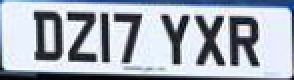
#> input picture 1.png, 147 x 40 px, given in place of car2.jpg, which was not available (shown 2 times larger)
$ python lisencePlate.py
#> lines starting #> are read from the running program, lines starting #| are printed output that depends on the picture; after the words box and inside, x2 and y2 are one past the last pixel; in counts of white or black regions, pixels touching at a corner belong together; pictures that were not available may be replaced by others from this repository, and a replacement may not be noted
'''How to create number plate detection on python'''
import cv2
import numpy as np
import pytesseract
import imutils
pytesseract.pytesseract.tesseract_cmd = r"C:\Program Files\Tesseract-OCR/tesseract.exe"
image = cv2.imread("image/car2.jpg")
#> image is the input picture: shape (40, 147, 3); mean B, G, R 184.2, 173.3, 165.6
image = imutils.resize(image, width = 500)
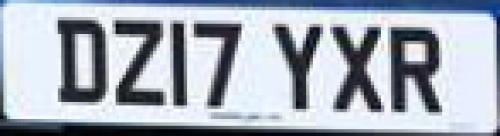
#> image: shape (136, 500, 3); mean B, G, R 184.2, 173.3, 165.6
gray = cv2.cvtColor(image, cv2.COLOR_BGR2GRAY)
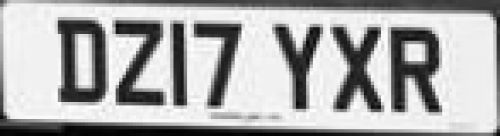
#> gray: shape (136, 500); min 0, max 255, mean 172.2
gray = cv2.bilateralFilter(gray, 11,17,17)
edge = cv2.Canny(gray, 170,200)
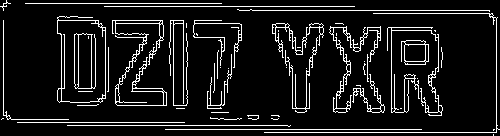
#> edge: shape (136, 500); 9.8% white in thin lines or dots

cnts, new = cv2.findContours(edge.copy(), cv2.RETR_LIST, cv2.CHAIN_APPROX_SIMPLE)
#> cnts = 159 contours, 121 with area under 20; largest, box (x1, y1, x2, y2) and area: (57, 16, 106, 103) 3646, (57, 20, 106, 103) 3533, (74, 33, 96, 89) 920, (77, 33, 92, 89) 704, (112, 20, 167, 106) 574; new = 159 rows, first 6: [1, -1, -1, -1], [2, 0, -1, -1], [3, 1, -1, -1], [4, 2, -1, -1], [5, 3, -1, -1], [6, 4, -1, -1]
image1 = image.copy()
cv2.drawContours(image1,cnts,-1,(0,225,0),3)
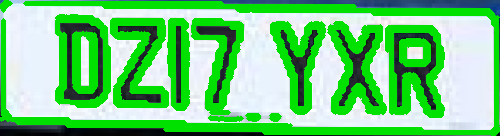
#> image1: shape (136, 500, 3); mean B, G, R 123.3, 204.6, 112.3
cnts =sorted(cnts, key=cv2.contourArea, reverse=True)[:30]
#> cnts = 30 contours; largest, box (x1, y1, x2, y2) and area: (57, 16, 106, 103) 3646, (57, 20, 106, 103) 3533, (74, 33, 96, 89) 920, (77, 33, 92, 89) 704, (112, 20, 167, 106) 574
NumberPlateCount = None
image2 = image.copy()
cv2.drawContours(image2,cnts,-1,(0,255,0),3)
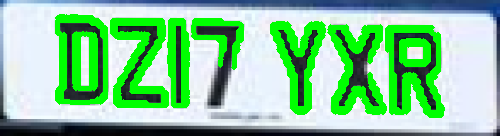
#> image2: shape (136, 500, 3); mean B, G, R 150.5, 199.9, 134.5
count = 0
name = 1
for i in cnts:
    perimeter = cv2.arcLength(i, True)
    approx = cv2.approxPolyDP(i,0.02*perimeter,True)
    if(len(approx)==4):
        NumberPlateCount = approx
        x,y,w,h = cv2.boundingRect(i)
        crp_img = image[y:y+h, x:x+w]
        cv2.imwrite(str(name)+ '.png', crp_img)
        name +=1
        break
#> this loop made 13 passes
#> (perimeter, NumberPlateCount, x, y, w, h, name) on pass 13: (93.07, [[115, 22], [116, 20], [160, 21], [158, 23]], 115, 20, 46, 4, 2)
#> perimeter on passes 1 to 6: 347.5, 387.9, 261.7, 134.7, 1003.1, 141.8
#> after the loop, name = 2
cv2.drawContours(image,[NumberPlateCount], -1,(0,255,0),3)
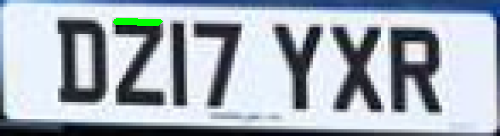
#> image: shape (136, 500, 3); 0.49% of pixels changed, all inside (x1, y1, x2, y2) = (113, 18, 163, 26)
crp_img_loc = '1.png'
cv2.imshow("Cropped Image", cv2.imread(crp_img_loc))
#> (the run stopped early here; a loop or call above may not have finished)
